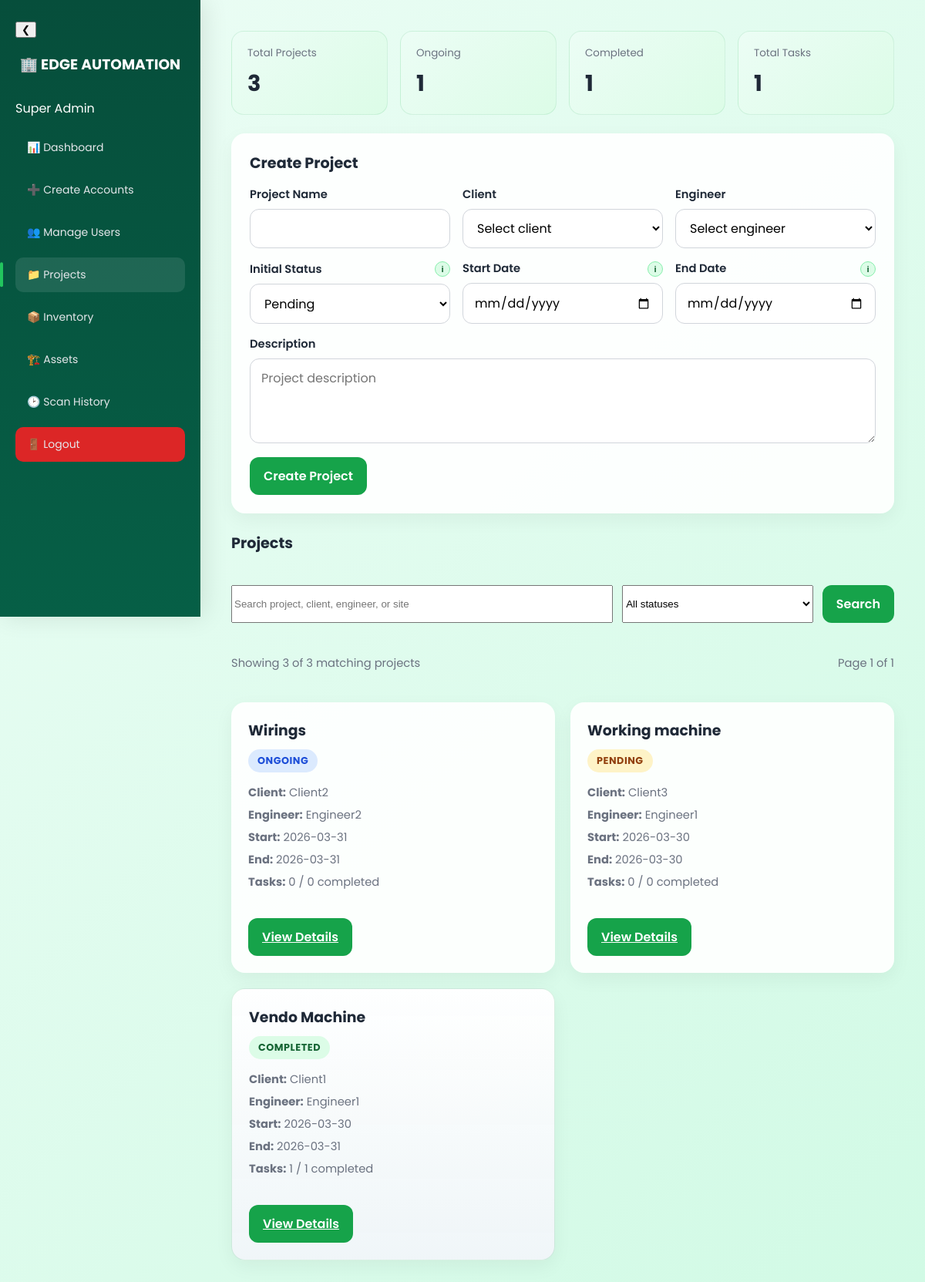
Page /SUPERADMIN/sidebar/projects.php (signed in) on the committed database.
### tables this page shows
CREATE TABLE `projects` (
  `id` int(11) NOT NULL,
  `project_name` varchar(200) NOT NULL,
  `description` text DEFAULT NULL,
  `client_id` int(11) NOT NULL,
  `start_date` date DEFAULT NULL,
  `end_date` date DEFAULT NULL,
  `status` enum('pending','ongoing','completed','on-hold') DEFAULT 'pending',
  `created_by` int(11) NOT NULL,
  `created_at` timestamp NOT NULL DEFAULT current_timestamp(),
  `updated_at` timestamp NOT NULL DEFAULT current_timestamp() ON UPDATE current_timestamp()
);

CREATE TABLE `users` (
  `id` int(11) NOT NULL,
  `full_name` varchar(150) NOT NULL,
  `email` varchar(100) NOT NULL,
  `phone` varchar(20) DEFAULT NULL,
  `password` varchar(255) NOT NULL,
  `role` varchar(30) NOT NULL,
  `status` varchar(20) NOT NULL DEFAULT 'active',
  `failed_attempts` int(11) DEFAULT 0,
  `last_failed_login` datetime DEFAULT NULL,
  `created_at` timestamp NOT NULL DEFAULT current_timestamp(),
  `updated_at` timestamp NOT NULL DEFAULT current_timestamp() ON UPDATE current_timestamp(),
  `created_by` int(11) DEFAULT NULL,
  `reset_token` varchar(255) DEFAULT NULL,
  `token_expiry` datetime DEFAULT NULL
);

### SUPERADMIN/sidebar/projects.php (the view, shortened to what this page needs)
<?php
require_once __DIR__ . '/../../config/database.php';
function get_column_type(mysqli $conn, string $tableName, string $columnName): ?string {
    static $cache = [];
    $cacheKey = $tableName . '.' . $columnName;
    $stmt = $conn->prepare(
        'SELECT COLUMN_TYPE
         FROM INFORMATION_SCHEMA.COLUMNS
         WHERE TABLE_SCHEMA = DATABASE()
         AND TABLE_NAME = ?
         AND COLUMN_NAME = ?
         LIMIT 1'
    );
    $stmt->bind_param('ss', $tableName, $columnName);
    $stmt->execute();
    $result = $stmt->get_result();
    $row = $result ? $result->fetch_assoc() : null;
    $cache[$cacheKey] = $row['COLUMN_TYPE'] ?? null;
    return $cache[$cacheKey];
}
function table_has_column(mysqli $conn, string $tableName, string $columnName): bool {
    return get_column_type($conn, $tableName, $columnName) !== null;
}
function enum_supports_value(mysqli $conn, string $tableName, string $columnName, string $value): bool {
    $columnType = get_column_type($conn, $tableName, $columnName);
    return $columnType !== null && str_contains($columnType, "'" . $value . "'");
}
function today_date(): string {
    return (new DateTimeImmutable('today'))->format('Y-m-d');
}
$supportsDraftStatus = enum_supports_value($conn, 'projects', 'status', 'draft');
$hasProjectAddressColumn = table_has_column($conn, 'projects', 'project_address');
$initialStatusOptions = $supportsDraftStatus
    ? ['draft', 'pending', 'ongoing']
    : ['pending', 'ongoing'];
$todayDate = today_date();
$clients = [];
$engineers = [];
$clientResult = $conn->query("SELECT id, full_name FROM users WHERE role = 'client' AND status = 'active' ORDER BY full_name ASC");
if ($clientResult) {
    $clients = $clientResult->fetch_all(MYSQLI_ASSOC);
}
$engineerResult = $conn->query("SELECT id, full_name FROM users WHERE role = 'engineer' AND status = 'active' ORDER BY full_name ASC");
if ($engineerResult) {
    $engineers = $engineerResult->fetch_all(MYSQLI_ASSOC);
}
$projects = [];
$projectAddressSelect = $hasProjectAddressColumn ? 'p.project_address,' : 'NULL AS project_address,';
$searchQuery = trim((string)($_GET['q'] ?? ''));
$currentPage = max(1, (int)($_GET['page'] ?? 1));
$perPage = 8;
$offset = ($currentPage - 1) * $perPage;
$whereClauses = [];
$whereSql = empty($whereClauses) ? '' : 'WHERE ' . implode(' AND ', $whereClauses);
$projectMetricsResult = $conn->query("
    SELECT
        COUNT(*) AS total_projects,
        SUM(CASE WHEN p.status = 'ongoing' THEN 1 ELSE 0 END) AS ongoing_projects,
        SUM(CASE WHEN p.status = 'completed' THEN 1 ELSE 0 END) AS completed_projects
    FROM projects p
");
$projectMetrics = $projectMetricsResult ? $projectMetricsResult->fetch_assoc() : [];
$totalProjects = (int)($projectMetrics['total_projects'] ?? 0);
$ongoingProjects = (int)($projectMetrics['ongoing_projects'] ?? 0);
$completedProjects = (int)($projectMetrics['completed_projects'] ?? 0);
$taskMetricsResult = $conn->query("SELECT COUNT(*) AS total_tasks FROM tasks");
$taskMetrics = $taskMetricsResult ? $taskMetricsResult->fetch_assoc() : [];
$totalTasks = (int)($taskMetrics['total_tasks'] ?? 0);
$projectCountQuery = "
    SELECT COUNT(*) AS total
    FROM projects p
    LEFT JOIN users client ON client.id = p.client_id
    LEFT JOIN (
        SELECT pa.project_id, pa.engineer_id
        FROM project_assignments pa
        INNER JOIN (
            SELECT project_id, MAX(id) AS latest_id
            FROM project_assignments
            GROUP BY project_id
        ) latest ON latest.latest_id = pa.id
    ) latest_assignment ON latest_assignment.project_id = p.id
    LEFT JOIN users engineer ON engineer.id = latest_assignment.engineer_id
    {$whereSql}
";
$projectCountResult = $conn->query($projectCountQuery);
$filteredProjects = 0;
if ($projectCountResult) {
    $projectCountRow = $projectCountResult->fetch_assoc();
    $filteredProjects = (int)($projectCountRow['total'] ?? 0);
}
$totalPages = max(1, (int)ceil($filteredProjects / $perPage));
$projectsQuery = "
    SELECT
        p.id,
        p.project_name,
        p.description,
        {$projectAddressSelect}
        p.client_id,
        p.start_date,
        p.end_date,
        p.status,
        p.created_at,
        client.full_name AS client_name,
        latest_assignment.engineer_id,
        engineer.full_name AS engineer_name,
        COALESCE(task_totals.total_tasks, 0) AS total_tasks,
        COALESCE(task_totals.completed_tasks, 0) AS completed_tasks
    FROM projects p
    LEFT JOIN users client ON client.id = p.client_id
    LEFT JOIN (
        SELECT pa.project_id, pa.engineer_id
        FROM project_assignments pa
        INNER JOIN (
            SELECT project_id, MAX(id) AS latest_id
            FROM project_assignments
            GROUP BY project_id
        ) latest ON latest.latest_id = pa.id
    ) latest_assignment ON latest_assignment.project_id = p.id
    LEFT JOIN users engineer ON engineer.id = latest_assignment.engineer_id
    LEFT JOIN (
        SELECT
            project_id,
            COUNT(*) AS total_tasks,
            SUM(CASE WHEN status = 'completed' THEN 1 ELSE 0 END) AS completed_tasks
        FROM tasks
        GROUP BY project_id
    ) task_totals ON task_totals.project_id = p.id
    {$whereSql}
    ORDER BY p.created_at DESC, p.id DESC
    LIMIT {$perPage} OFFSET {$offset}
";
$projectsResult = $conn->query($projectsQuery);
if ($projectsResult) {
    $projects = $projectsResult->fetch_all(MYSQLI_ASSOC);
}
?>
<!DOCTYPE html>
<html lang="en">
<head>
    <link rel="stylesheet" href="../css/admin-dashboard.css">
</head>
<body>
<div class="container">
    <?php include __DIR__ . '/../sidebar_super_admin.php'; ?>
    <main class="main-content">
        <div class="page-stack">
            <section class="metrics-grid">
                <div class="metric-card">
                    <span>Total Projects</span>
                    <strong><?php echo $totalProjects; ?></strong>
                </div>
                <div class="metric-card">
                    <span>Ongoing</span>
                    <strong><?php echo $ongoingProjects; ?></strong>
                </div>
                <div class="metric-card">
                    <span>Completed</span>
                    <strong><?php echo $completedProjects; ?></strong>
                </div>
                <div class="metric-card">
                    <span>Total Tasks</span>
                    <strong><?php echo $totalTasks; ?></strong>
                </div>
            </section>
            <section class="form-panel">
                <h2 class="section-title-inline">Create Project</h2>
                <form method="POST">
                    <div class="form-grid">
                        <div class="input-group">
                            <label for="project_name">Project Name</label>
                            <input type="text" id="project_name" name="project_name" required>
                        </div>
                        <div class="input-group">
                            <label for="client_id">Client</label>
                            <select id="client_id" name="client_id" required>
                                <option value="">Select client</option>
                            </select>
                        </div>
                        <div class="input-group">
                            <label for="engineer_id">Engineer</label>
                            <select id="engineer_id" name="engineer_id" required>
                                <option value="">Select engineer</option>
                            </select>
                        </div>
                        <div class="input-group">
                            <div class="field-label-row">
                                <label for="status">Initial Status</label>
                                <button type="button" class="field-tip" aria-label="Project status reminder">
                                    <span class="field-tip__icon" aria-hidden="true">i</span>
                                </button>
                            </div>
                            <select id="status" name="status" required>
                                <?php foreach ($initialStatusOptions as $statusOption): ?>
                                    <option value="<?php echo htmlspecialchars($statusOption); ?>" <?php echo $statusOption === 'pending' ? 'selected' : ''; ?>>
                                        <?php echo htmlspecialchars(ucfirst($statusOption)); ?>
                                    </option>
                                <?php endforeach; ?>
                            </select>
                        </div>
                        <div class="input-group">
                            <div class="field-label-row">
                                <label for="start_date">Start Date</label>
                                <button type="button" class="field-tip" aria-label="Start date reminder">
                                    <span class="field-tip__icon" aria-hidden="true">i</span>
                                </button>
                            </div>
                            <input type="date" id="start_date" name="start_date" min="<?php echo htmlspecialchars($todayDate); ?>">
                        </div>
                        <div class="input-group">
                            <div class="field-label-row">
                                <label for="end_date">End Date</label>
                                <button type="button" class="field-tip" aria-label="End date reminder">
                                    <span class="field-tip__icon" aria-hidden="true">i</span>
                                </button>
                            </div>
                            <input type="date" id="end_date" name="end_date" min="<?php echo htmlspecialchars($todayDate); ?>">
                        </div>
                    </div>
                    <div class="input-group input-group-spaced">
                        <label for="description">Description</label>
                        <textarea id="description" name="description" placeholder="Project description"></textarea>
                    </div>
                    <div class="form-actions">
                        <button type="submit" class="btn-primary" <?php echo (count($clients) === 0 || count($engineers) === 0) ? 'disabled' : ''; ?>>Create Project</button>
                    </div>
                </form>
            </section>
            <section class="page-stack">
                <h2 class="section-title-inline">Projects</h2>
                <?php if (empty($projects)): ?>
                    <div class="empty-state">No projects yet. Create your first project above.</div>
                <?php else: ?>
                    <form method="GET" class="project-toolbar" id="project-search-form">
                        <input type="search" id="project-search" name="q" value="<?php echo htmlspecialchars($searchQuery); ?>" placeholder="Search project, client, engineer, or site">
                        <select id="project-status-filter" name="status">
                            <option value="">All statuses</option>
                        </select>
                        <button type="submit" class="btn-primary">Search</button>
                    </form>
                    <div class="project-results-meta">
                        <span>Showing <?php echo count($projects); ?> of <?php echo $filteredProjects; ?> matching projects</span>
                        <span>Page <?php echo $currentPage; ?> of <?php echo $totalPages; ?></span>
                    </div>
                    <div class="projects-grid" id="projects-grid">
                        <?php foreach ($projects as $project): ?>
                            <?php
                            $isDraft = ($project['status'] ?? '') === 'draft';
                            $isCompleted = ($project['status'] ?? '') === 'completed';
                            $searchText = strtolower(trim(implode(' ', [
                                $project['project_name'] ?? '',
                                $project['client_name'] ?? '',
                                $project['engineer_name'] ?? '',
                                $project['project_address'] ?? '',
                                $project['status'] ?? '',
                            ])));
                            $detailsPath = '/CAPSTONE/SUPERADMIN/sidebar/project_details.php?id=' . (int)$project['id'];
                            ?>
                            <article class="project-card<?php echo $isCompleted ? ' is-locked' : ''; ?><?php echo $isDraft ? ' is-draft' : ''; ?>" data-project-card data-status="<?php echo htmlspecialchars($project['status']); ?>" data-search="<?php echo htmlspecialchars($searchText); ?>">
                                <div class="card-split">
                                    <div>
                                        <h3><?php echo htmlspecialchars($project['project_name']); ?></h3>
                                        <div class="status-pill-wrap">
                                            <span class="status-pill status-<?php echo htmlspecialchars($project['status']); ?>">
                                                <?php echo htmlspecialchars(ucfirst($project['status'])); ?>
                                            </span>
                                        </div>
                                    </div>
                                    <div class="project-meta">
                                        <div><strong>Client:</strong> <?php echo htmlspecialchars($project['client_name'] ?? 'N/A'); ?></div>
                                        <div><strong>Engineer:</strong> <?php echo htmlspecialchars($project['engineer_name'] ?? 'Not assigned'); ?></div>
                                        <div><strong>Start:</strong> <?php echo htmlspecialchars($project['start_date'] ?? 'N/A'); ?></div>
                                        <div><strong>End:</strong> <?php echo htmlspecialchars($project['end_date'] ?? 'N/A'); ?></div>
                                        <div><strong>Tasks:</strong> <?php echo (int)$project['completed_tasks']; ?> / <?php echo (int)$project['total_tasks']; ?> completed</div>
                                    </div>
                                </div>
                                <div class="form-actions">
                                    <a href="<?php echo htmlspecialchars($detailsPath); ?>" class="btn-primary">View Details</a>
                                </div>
                            </article>
                        <?php endforeach; ?>
                    </div>
                <?php endif; ?>
            </section>
        </div>
    </main>
</div>
</body>
</html>

### rows in the picture
projects: project_name "Wirings", status "ONGOING", client.full_name "Client2", engineer_name "Engineer2", start_date "2026-03-31", end_date "2026-03-31", completed_tasks "0", total_tasks "0"
projects: project_name "Working machine", status "PENDING", client.full_name "Client3", engineer_name "Engineer1", start_date "2026-03-30", end_date "2026-03-30", completed_tasks "0", total_tasks "0"
projects: project_name "Vendo Machine", status "COMPLETED", client.full_name "Client1", engineer_name "Engineer1", start_date "2026-03-30", end_date "2026-03-31", completed_tasks "1", total_tasks "1"

### other values in the picture
$totalProjects "3"
$ongoingProjects "1"
$completedProjects "1"
$totalTasks "1"
count($projects) "3"
$filteredProjects "3"
$currentPage "1"
$totalPages "1"
form field status "Pending"
